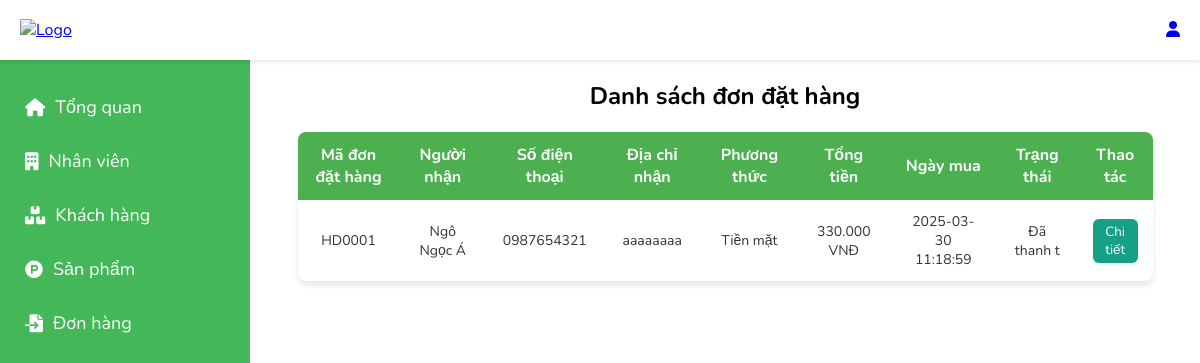
Page /admin/donhang on the earlier database version.
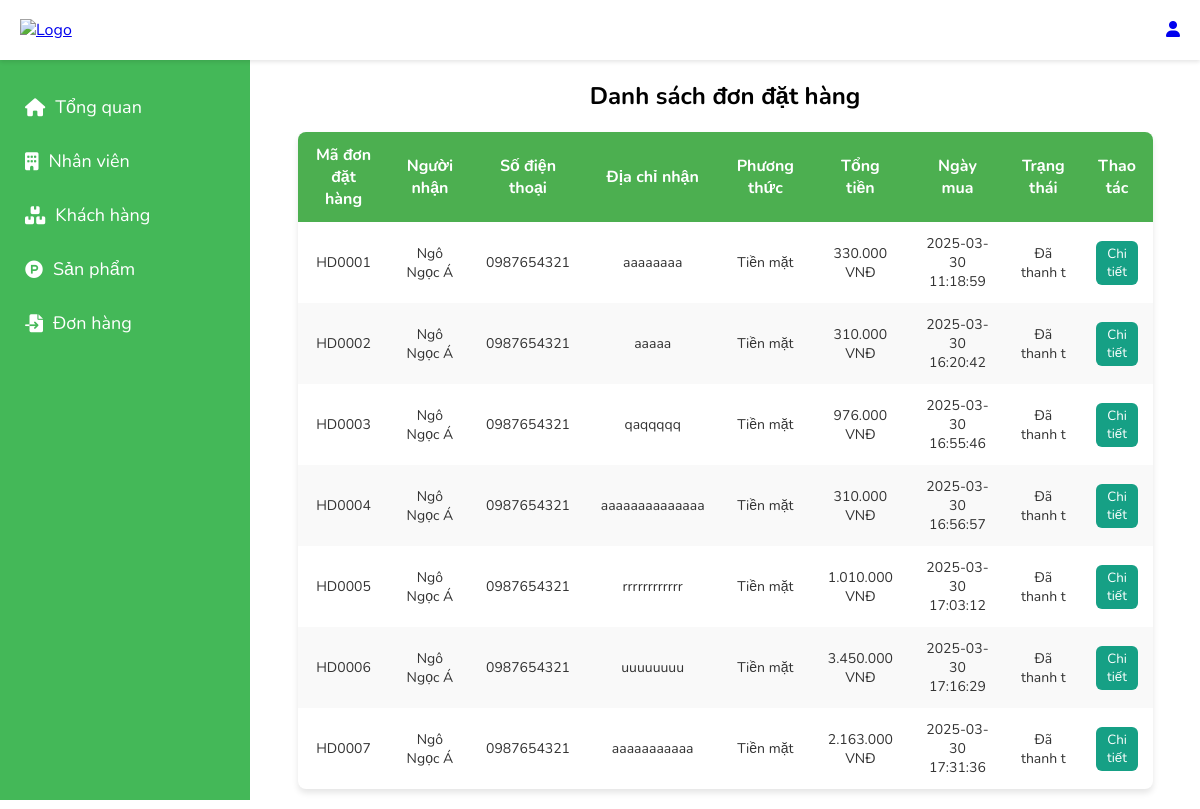
Same page on the later database version.
### tables this page shows
CREATE TABLE `hoadon` (
  `id` int(3) NOT NULL,
  `mahoadon` varchar(10) NOT NULL,
  `makhachhang` varchar(10) NOT NULL,
  `hoten_nhan` varchar(200) NOT NULL,
  `sdt_nhan` varchar(10) NOT NULL,
  `diachi_nhan` varchar(500) NOT NULL,
  `ngaytao` datetime NOT NULL DEFAULT current_timestamp(),
  `tongtientruocgiam` decimal(10,0) NOT NULL,
  `giamgia` int(10) NOT NULL DEFAULT 0,
  `tongtiensaugiam` decimal(10,0) NOT NULL,
  `pttt` varchar(200) NOT NULL,
  `trangthai` varchar(20) DEFAULT 'new'
);

### core/controller.php (called while the page is built, shortened)
<?php
class controller {
    public function model($model) {
        return new $model();
    }
    public function view($view, $data=NULL) {
        require_once 'app/views/' . $view . '.php';
    }
}
?>

### app/Controllers/admincontroller.php (called while the page is built, shortened)
<?php
require_once 'core/Controller.php';
class adminController extends Controller
{
    private $adminModel;
    public function __construct()
    {
        $this->adminModel = $this->model('adminModel');
    }
    public function donhang()
    {
       $this->view('header');
        $listddh = $this->adminModel->getddh();
        $chitietddh = $this->adminModel->chitietdonhang();
        $this->view('admin/listddh', ['listddh' => $listddh, 'ctddh' => $chitietddh]);
    }
}

### core/routers.php (called while the page is built, shortened)
<?php
    class Router {
        protected $action = 'trangchu';
        private function parseUrl($uri) {
            return explode('/', filter_var(rtrim($uri, '/'), FILTER_SANITIZE_URL));
        }
        public function dispatch($uri) {
            $url = $this->parseUrl($uri);
            if(file_exists('app/Controllers/' . $url[2] . 'Controller.php')) {
                unset($url[2]);
            }
            $this->controller = new $this->controller;
            if(isset($url[3])) {
                if(method_exists($this->controller, $url[3])) {
                    $this->action = $url[3];
                    unset($url[3]);
                }
            }
            unset($url[0]);
            unset($url[1]);
            $this->params = $url ? array_values($url) : [];
           call_user_func_array([$this->controller, $this->action], $this->params);
        }
    }
?>

### index.php (called while the page is built, shortened)
<?php
    require_once 'core/routers.php';
    $router = new Router();
    $router->dispatch($_SERVER['REQUEST_URI']);
?>

### core/model.php (called while the page is built, shortened)
<?php
class Model {
    public function __construct() {
            $this->con = new mysqli('localhost','root','','dtb1');
    }
}

### app/models/adminModel.php (called while the page is built, shortened)
<?php
require_once './core/model.php';
class adminModel extends Model {
    protected $tbldonhang = "hoadon";
public fUNCTION getddh(){
   $sql = "SELECT * FROM $this->tbldonhang";
   $result = $this->con->query($sql);
   return $result;
}
}
?>

### app/views/admin/listddh.php (the view, shortened to what this page needs)
<!DOCTYPE html>
<html lang="en">
  <head>
  </head>
  <body>
    <div class="detail">
      <main class="main-content">
          <h2 style="text-align: center;">Danh sách đơn đặt hàng</h2>
          <table>
            <thead>
              <tr>
                <th>Mã đơn đặt hàng </th>
                <th>Người nhận</th>
                <th>Số điện thoại</th>
                <th>Địa chỉ nhận</th>
                <th>Phương thức</th>
                <th>Tổng tiền</th>
                <th>Ngày mua</th>
                <th>Trạng thái</th>
                <th>Thao tác</th>
              </tr>
            </thead>
            <tbody>
                <?php
                $i=1;
                while($row=mysqli_fetch_array($listddh)){
                    ?>
              <tr>
                <td><?php echo $row['mahoadon']  ?></td>
                <td><?php echo $row['hoten_nhan']  ?></td>
                <td><?php echo $row['sdt_nhan']  ?></td>
                <td><?php echo $row['diachi_nhan']  ?></td>
                <td><?php if($row['pttt']=="tien_mat"){
                    echo "Tiền mặt";
                } else{
                    echo "Chuyển khoản";
                }   ?></td>
                <td><?php echo number_format($row['tongtiensaugiam'], 0, ',', '.'); ?> VNĐ</td>
                <td><?php echo $row['ngaytao']  ?></td>
                <td><?php echo $row['trangthai']  ?></td>
                <td>
                   <button onclick="openPopup('<?php echo $row['mahoadon']; ?>')"style="background-color: #16A085; color: white; border: none; padding: 4px 4px; border-radius: 6px; cursor: pointer;"> Chi tiết</button>
                </td>
              </tr>
              <?php $i++; }?>
            </tbody>
          </table>
      </main>
    </div>
  </body>
</html>

### app/views/header.php (shortened to what this page needs)
<!DOCTYPE html>
<html lang="vi">
<head>
    <link rel="stylesheet" href="https://cdnjs.cloudflare.com/ajax/libs/font-awesome/6.0.0-beta3/css/all.min.css">
</head>
<body>
<div class="to">
    <header class="header">
        <div class="logo">
            <a href="<?php echo WEBROOT; ?>tongquan/tongquan">
                <img src="<?php echo WEBROOT; ?>public/img/innis.png" alt="Logo">
            </a>
        </div>
        <div class="icon-menu">
            <?php if (isset($_SESSION['tennhanvien'])): ?>
                Xin chào, <strong><?= htmlspecialchars($_SESSION['tennhanvien']); ?></strong>
                <a href="<?php echo WEBROOT; ?>taikhoan/logout" style="text-decoration:none; color:black">| Đăng xuất</a>
            <?php else: ?>
                <a href="<?php echo WEBROOT; ?>taikhoan/login" class="icon"><i class="fas fa-user"></i></a>
            <?php endif; ?>
        </div>
    </header>
</div>
<div class="sidebar">
    <ul class="menu">
        <li><a href="<?php echo WEBROOT . 'admin/tongquan' ?>"><i class="fas fa-house"></i>Tổng quan</a></li>
        <li><a href="<?php echo WEBROOT . 'admin/nhanvien' ?>"><i class="fas fa-building"></i>Nhân viên</a></li>
        <li><a href="<?php echo WEBROOT . 'admin/khachhang' ?>"><i class="fa-solid fa-boxes-stacked"></i>Khách hàng</a></li>
        <li><a href="<?php echo WEBROOT . 'admin/sanpham' ?>"><i class="fa-brands fa-product-hunt"></i>Sản phẩm</a></li>
        <li><a href="<?php echo WEBROOT . 'admin/donhang' ?>"><i class="fa-solid fa-file-import"></i>Đơn hàng</a></li>
    </ul>
</div>
</body>
</html>

### app/views/header.php (style rules this page uses)
* { margin: 0; padding: 0; box-sizing: border-box; font-family: "Nunito", sans-serif; }
.detail { margin-left: 250px; margin-top: 80px; }
.header { display: flex; justify-content: space-between; align-items: center; background-color: #fff; padding: 10px 20px; box-shadow: 0 2px 4px rgba(0, 0, 0, 0.1); width: 100%; height: 60px; position: fixed; top: 0; z-index: 1000; }
.icon-menu { display: flex; gap:10px; }
.logo img { width: 200px; height: auto; }
.sidebar { width: 250px; background-color: rgb(68, 184, 88); color: #fff; padding-top: 80px; height: 100vh; position: fixed; top: 0; left: 0; }
.sidebar .menu { list-style: none; }
.sidebar .menu a { display: block; padding: 15px 25px; font-size: 18px; color: white; text-decoration: none; cursor: pointer; display: flex; align-items: center; }
.sidebar .menu a i { margin-right: 10px; }

### app/views/admin/listddh.php (style rules this page uses)
table { width: 90%; margin: 20px auto; border-collapse: collapse; background-color: white; box-shadow: 0 4px 6px rgba(0, 0, 0, 0.1); border-radius: 8px; overflow: hidden; }
th, td { padding: 12px 15px; text-align: center; }
th { background-color: #4CAF50; color: white; font-size: 16px; font-weight: bold; }
td { color: #333; font-size: 14px; }
tr:nth-child(even) { background-color: #f9f9f9; }

Differences in the rows shown:
added hoadon: mahoadon "HD0002", hoten_nhan "Ngô Ngọc Á", sdt_nhan "0987654321", diachi_nhan "aaaaa", pttt "Tiền mặt", tongtiensaugiam "310.000", ngaytao "2025-03-30 16:20:42", trangthai "Đã thanh t"
added hoadon: mahoadon "HD0003", hoten_nhan "Ngô Ngọc Á", sdt_nhan "0987654321", diachi_nhan "qaqqqqq", pttt "Tiền mặt", tongtiensaugiam "976.000", ngaytao "2025-03-30 16:55:46", trangthai "Đã thanh t"
added hoadon: mahoadon "HD0004", hoten_nhan "Ngô Ngọc Á", sdt_nhan "0987654321", diachi_nhan "aaaaaaaaaaaaaa", pttt "Tiền mặt", tongtiensaugiam "310.000", ngaytao "2025-03-30 16:56:57", trangthai "Đã thanh t"
added hoadon: mahoadon "HD0005", hoten_nhan "Ngô Ngọc Á", sdt_nhan "0987654321", diachi_nhan "rrrrrrrrrrrr", pttt "Tiền mặt", tongtiensaugiam "1.010.000", ngaytao "2025-03-30 17:03:12", trangthai "Đã thanh t"
added hoadon: mahoadon "HD0006", hoten_nhan "Ngô Ngọc Á", sdt_nhan "0987654321", diachi_nhan "uuuuuuuu", pttt "Tiền mặt", tongtiensaugiam "3.450.000", ngaytao "2025-03-30 17:16:29", trangthai "Đã thanh t"
added hoadon: mahoadon "HD0007", hoten_nhan "Ngô Ngọc Á", sdt_nhan "0987654321", diachi_nhan "aaaaaaaaaaa", pttt "Tiền mặt", tongtiensaugiam "2.163.000", ngaytao "2025-03-30 17:31:36", trangthai "Đã thanh t"
